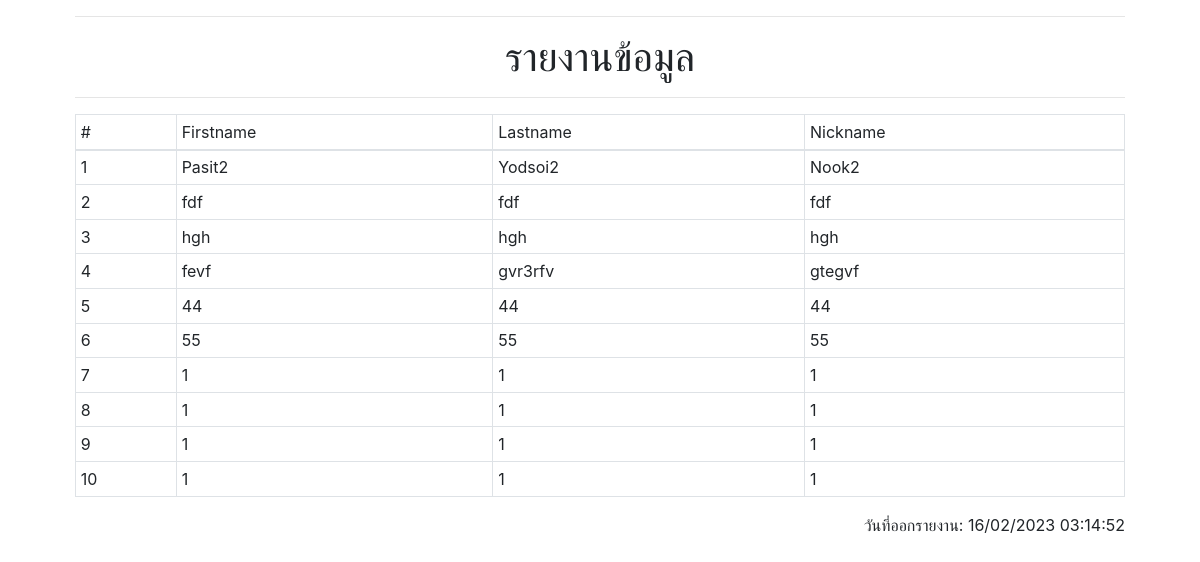
The page /report on the database as committed earlier.
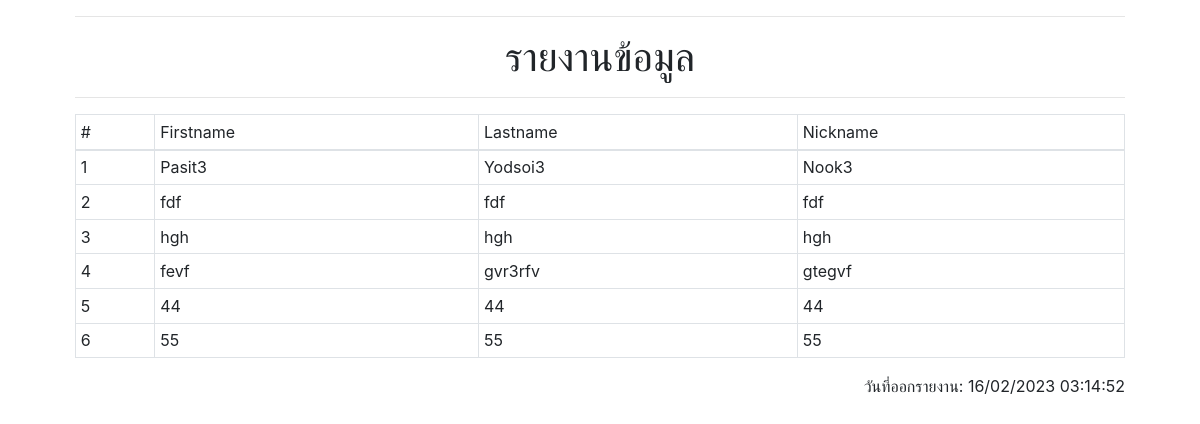
The same page on the database as committed later.
### app.py (models this page shows)
class users(db.Model):
   __tablename__ = 'users'
   id = db.Column(db.Integer, primary_key = True)
   username = db.Column(db.String(50))
   password = db.Column(db.String(20))
   fname = db.Column(db.String(20))
   lname = db.Column(db.String(20))
   nickname = db.Column(db.String(20))

### app.py (the view)
@app.route("/report")
def report():
    today = datetime.now()
    dt = today.strftime('%d/%m/%Y %H:%M:%S')
    result = users.query.all()
    return render_template('report.html', data=[result,dt])

### templates/report.html (shortened to what this page needs)
{% extends "base2.html" %}
{%block content%}
<div class="container mt-3">
    <hr>
    <div align="center"><h1>รายงานข้อมูล</h1></div>
    <hr>
    <table class="table table-bordered table-sm" id="showData" style="border-color: black;">
        <thead>
            <tr>
                <td>#</td>
                <td>Firstname</td>
                <td>Lastname</td>
                <td>Nickname</td>
            </tr>
        </thead>
        {% for row in data[0] %}
            <tr>
                <td>{{loop.index}}</td>
                <td>{{row.fname}}</td>
                <td>{{row.lname}}</td>
                <td>{{row.nickname}}</td>
            </tr>
        {% endfor %}
    </table>
    <div align="right">วันที่ออกรายงาน: {{data[1]}}</div>
</div>
{% endblock %}

### templates/base2.html (shortened to what this page needs)
<!DOCTYPE html>
<html lang="en">
<head>
    <link rel="stylesheet" href="../static/bootstrap.min.css">
    <link rel="stylesheet" href="../static/style.css">
    <link rel="stylesheet" href="../static/dataTables.bootstrap4.min.css">
</head>
<body>
    <div class="container mt-2">
        <main class="mt-2 container">
            {%block content%}
            {% endblock %}
        </main>
    </div>
</body>
</html>

Rows that differ between the two databases and show on the page:
removed users: fname "1", lname "1", nickname "1"
removed users: fname "1", lname "1", nickname "1"
removed users: fname "1", lname "1", nickname "1"
removed users: fname "1", lname "1", nickname "1"
changed users: fname "Pasit2" → "Pasit3"; lname "Yodsoi2" → "Yodsoi3"; nickname "Nook2" → "Nook3"
